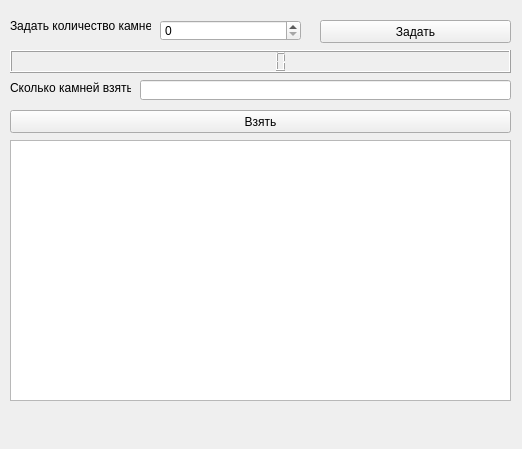
<?xml version="1.0" encoding="UTF-8"?>
<ui version="4.0">
 <class>Form</class>
 <widget class="QWidget" name="Form">
  <property name="geometry">
   <rect>
    <x>0</x>
    <y>0</y>
    <width>522</width>
    <height>449</height>
   </rect>
  </property>
  <property name="windowTitle">
   <string>Form</string>
  </property>
  <widget class="QLabel" name="label">
   <property name="geometry">
    <rect>
     <x>10</x>
     <y>10</y>
     <width>141</width>
     <height>31</height>
    </rect>
   </property>
   <property name="text">
    <string>Задать количество камней</string>
   </property>
  </widget>
  <widget class="QSpinBox" name="stones">
   <property name="geometry">
    <rect>
     <x>160</x>
     <y>20</y>
     <width>141</width>
     <height>21</height>
    </rect>
   </property>
  </widget>
  <widget class="QPushButton" name="startButton">
   <property name="geometry">
    <rect>
     <x>320</x>
     <y>20</y>
     <width>191</width>
     <height>23</height>
    </rect>
   </property>
   <property name="text">
    <string>Задать</string>
   </property>
  </widget>
  <widget class="QLCDNumber" name="remainLcd">
   <property name="geometry">
    <rect>
     <x>10</x>
     <y>50</y>
     <width>501</width>
     <height>23</height>
    </rect>
   </property>
  </widget>
  <widget class="QLabel" name="label_2">
   <property name="geometry">
    <rect>
     <x>10</x>
     <y>80</y>
     <width>121</width>
     <height>16</height>
    </rect>
   </property>
   <property name="text">
    <string>Сколько камней взять?</string>
   </property>
  </widget>
  <widget class="QLineEdit" name="takeInput">
   <property name="geometry">
    <rect>
     <x>140</x>
     <y>80</y>
     <width>371</width>
     <height>20</height>
    </rect>
   </property>
  </widget>
  <widget class="QPushButton" name="takeButton">
   <property name="geometry">
    <rect>
     <x>10</x>
     <y>110</y>
     <width>501</width>
     <height>23</height>
    </rect>
   </property>
   <property name="text">
    <string>Взять</string>
   </property>
  </widget>
  <widget class="QListWidget" name="listWidget">
   <property name="geometry">
    <rect>
     <x>10</x>
     <y>140</y>
     <width>501</width>
     <height>261</height>
    </rect>
   </property>
  </widget>
  <widget class="QLabel" name="resultLabel">
   <property name="geometry">
    <rect>
     <x>70</x>
     <y>410</y>
     <width>331</width>
     <height>31</height>
    </rect>
   </property>
   <property name="text">
    <string>&lt;html&gt;&lt;head/&gt;&lt;body&gt;&lt;p align=&quot;center&quot;&gt;&lt;br/&gt;&lt;/p&gt;&lt;/body&gt;&lt;/html&gt;</string>
   </property>
  </widget>
 </widget>
 <resources/>
 <connections/>
</ui>
